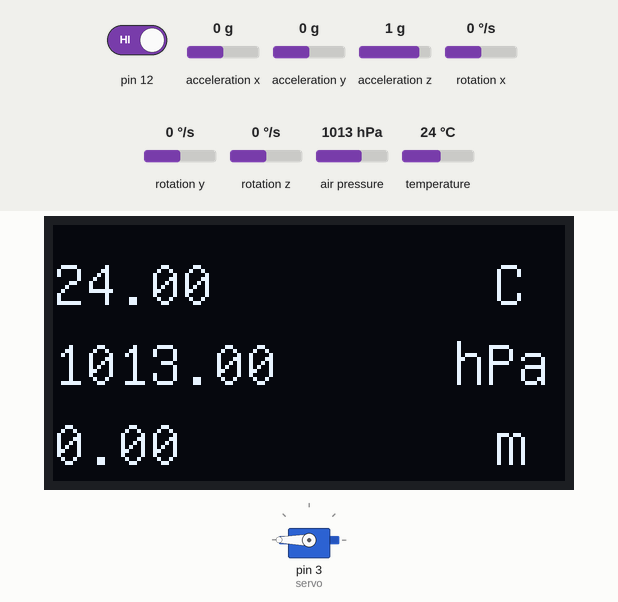
Bench run of a sketch on a simulated Arduino Uno, built with avr-gcc and run on an emulated ATmega328P. Parts: servo, 128×64 one-colour display. Wiring (inferred from the names in the program): MPU-6050 motion sensor at I2C address 0x68. Inputs (shaded band) come from the test bench; at power-on: pin 12 HIGH, air pressure 1013 hPa, acceleration x 0 g, acceleration y 0 g, acceleration z 1 g, rotation x 0 °/s, rotation y 0 °/s, rotation z 0 °/s, temperature 24 °C. What the sketch prints to the serial monitor is not drawn.

Above: at 2.3 s.
2.4 s: pin 12 driven LOW
At 3.5 s:
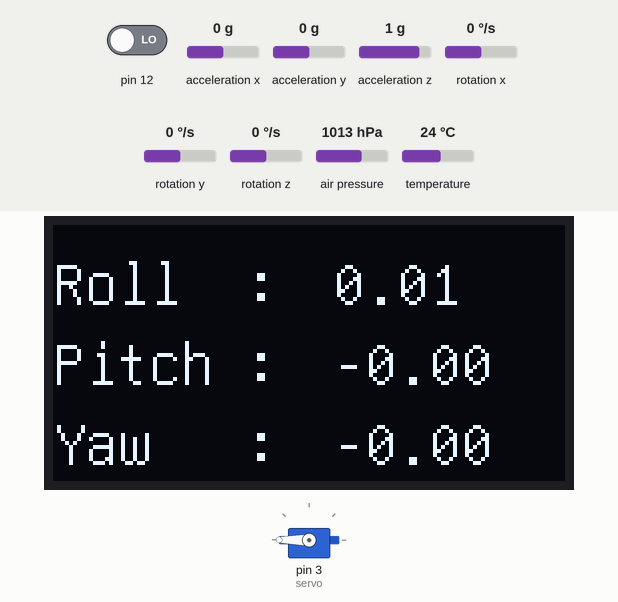
5.4 s: air pressure set to 952 hPa
At 7.3 s:
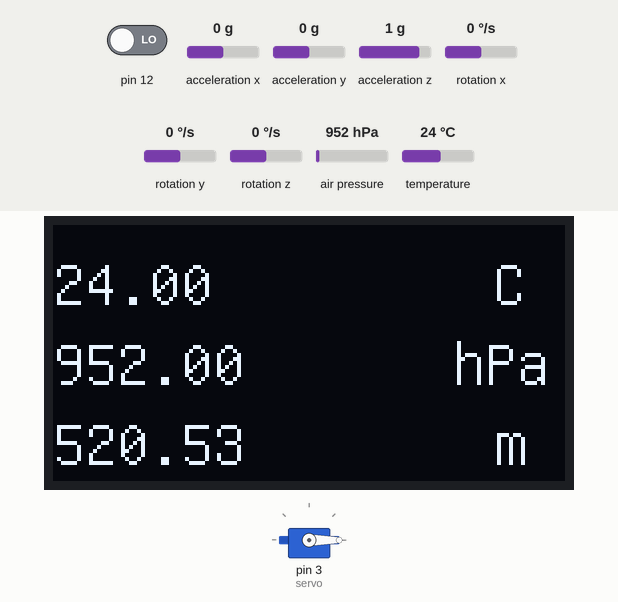
8.4 s: acceleration x set to -1.4 g
At 9.3 s:
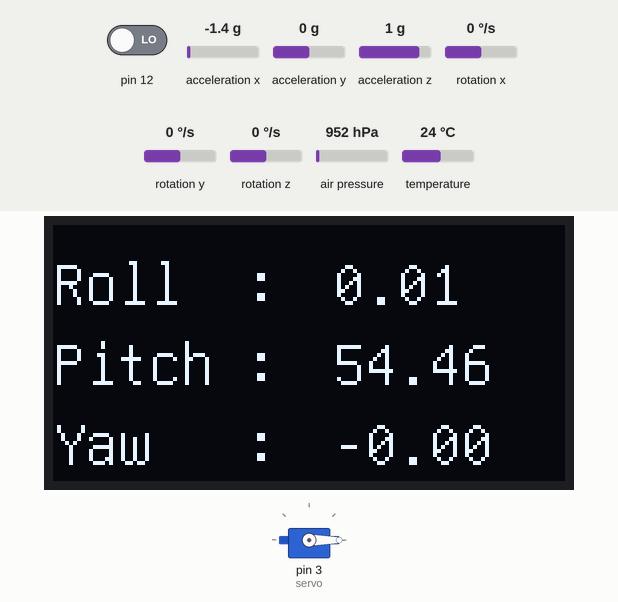
11.0 s: acceleration y set to -1.4 g
At 12.2 s:
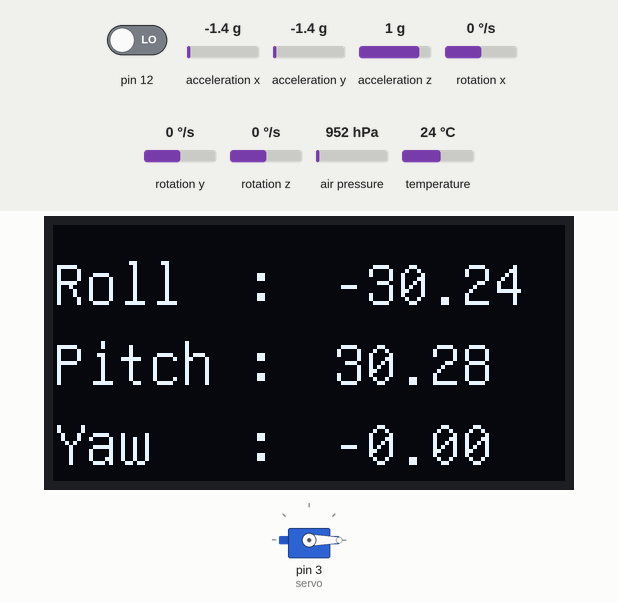
13.8 s: acceleration z set to -1.4 g
At 15.0 s:
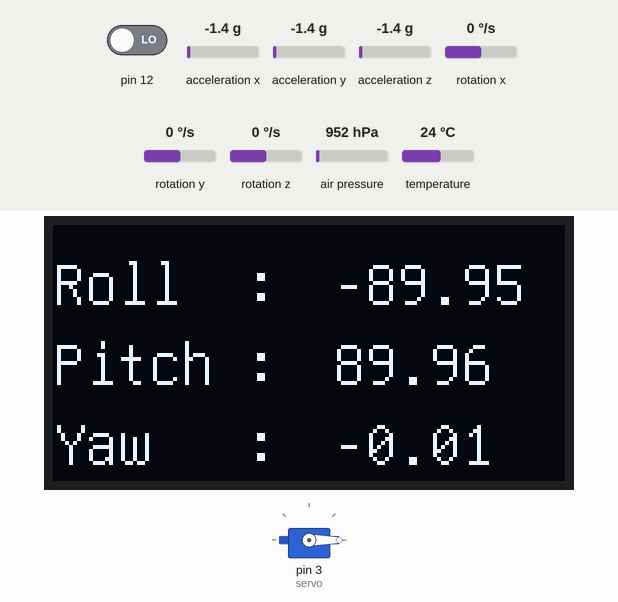
16.6 s: pin 12 driven HIGH
At 17.79 s:
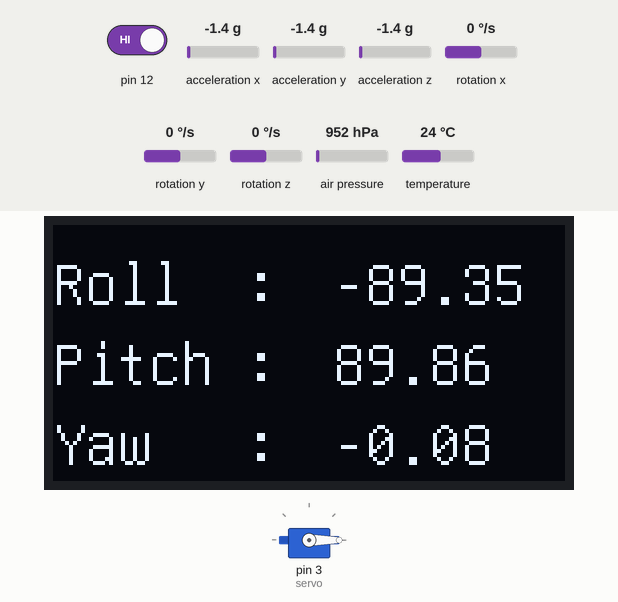
Timing chart, 0 to 19.6 s (numbered marks = the images above; inputs shaded):
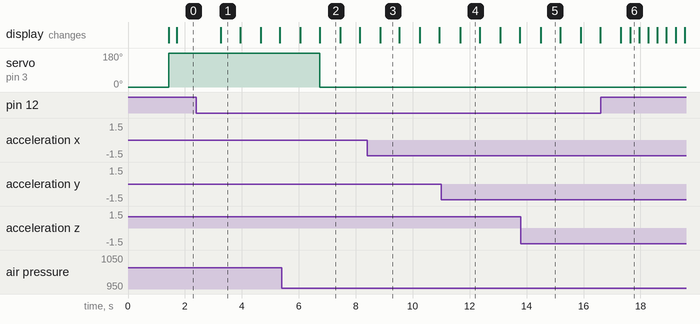

The sketch:

DOF_10.ino
```cpp
#include <Wire.h>
#include <Adafruit_BMP085.h>
#include <U8glib.h>
#include <Servo.h>

#define MPU6050_ADDR         0x68 // MPU-6050 device address
#define MPU6050_SMPLRT_DIV   0x19 // MPU-6050 register address
#define MPU6050_CONFIG       0x1a
#define MPU6050_GYRO_CONFIG  0x1b
#define MPU6050_ACCEL_CONFIG 0x1c
#define MPU6050_ACCEL_XOUT_H 0x3b
#define MPU6050_ACCEL_XOUT_L 0x3c
#define MPU6050_ACCEL_YOUT_H 0x3d
#define MPU6050_ACCEL_YOUT_L 0x3e
#define MPU6050_ACCEL_ZOUT_H 0x3f
#define MPU6050_ACCEL_ZOUT_L 0x40
#define MPU6050_GYRO_XOUT_H  0x43
#define MPU6050_GYRO_XOUT_L  0x44
#define MPU6050_GYRO_YOUT_H  0x45
#define MPU6050_GYRO_YOUT_L  0x46
#define MPU6050_GYRO_ZOUT_H  0x47
#define MPU6050_GYRO_ZOUT_L  0x48
#define MPU6050_TEMP_H 0x41
#define MPU6050_TEMP_L 0x42
#define MPU6050_PWR_MGMT_1   0x6b
#define MPU6050_WHO_AM_I     0x75


//======================GLOBAL=========================

U8GLIB_SH1106_128X64 u8g(U8G_I2C_OPT_DEV_0|U8G_I2C_OPT_FAST);  // Dev 0, Fast I2C / TWI

int STATE = 0, preSTATE = 0, BARO = 0, DEG = 1;
int culcSTATE = 0;

double offsetX = -1.7349021434, offsetY = 0.1476538085, offsetZ = 0.21899728;
double gyro_angle_x = 0, gyro_angle_y = 0, gyro_angle_z = 0;
float angleX, angleY, angleZ;
float interval, preInterval;
float raw_acc_x, raw_acc_y, raw_acc_z, acc_x, acc_y, acc_z, acc_angle_x, acc_angle_y;
float gx, gy, gz, dpsX, dpsY, dpsZ;

float alt, hPa, TEMP;
float P0 = 1016.1;
float raw_p = 0;
float raw_t = 0;

float offsetAlt = 0;

int btn = 1;

Adafruit_BMP085 bmp;
void culcRotation(void);
void culcAltitude(void);
void firstCulcRotation(void);

Servo servo;

//====================================================

void draw(float num, int width, int height) {
  // graphic commands to redraw the complete screen should be placed here
  u8g.setFont(u8g_font_unifont);
  u8g.setPrintPos(width, height);
  // call procedure from base class, http://arduino.cc/en/Serial/Print
  u8g.print(num);
}

void writeMPU6050(byte reg, byte data) {
  Wire.beginTransmission(MPU6050_ADDR); //MPU6050、こんにちは～
  Wire.write(reg);  //住所 : reg に～
  Wire.write(data);  // "data" って書き込んでくれ～
  Wire.endTransmission();  //ありがとう、それじゃあまた明日～
}

byte readMPU6050(byte reg) {
  Wire.beginTransmission(MPU6050_ADDR);  //MPU6050、こんにちは～
  Wire.write(reg);  //読み込みたいから、、住所 : reg 開いといて～
  Wire.endTransmission(false);  //え？ちょっと待てって？了解、退席します～
  Wire.requestFrom(MPU6050_ADDR, 1/*length*/, false); //用意できたかい！
  byte data =  Wire.read();  //よし、じゃあさっきの住所に入ってるデータ頂戴～
  Wire.endTransmission(true);  //ありがとう、それじゃあまた明日～
  return data;
}

void setup() {
  Serial.begin(115200);

  Wire.begin();
  TWBR = 12;
  delay(100);
  //正常に接続されているかの確認
  if (readMPU6050(MPU6050_WHO_AM_I) != 0x68) {
    Serial.println("\nWHO_AM_I error.");
    while (true) ;
  }

  //設定を書き込む
  writeMPU6050(MPU6050_SMPLRT_DIV, 0x07);   // sample rate: 8kHz/(7+1) = 1kHz
  delay(100);
  writeMPU6050(MPU6050_CONFIG, 0x00);       // disable DLPF, gyro output rate = 8kHz
  delay(100);
  writeMPU6050(MPU6050_GYRO_CONFIG, 0x08);  // gyro range: ±500dps
  delay(100);
  writeMPU6050(MPU6050_ACCEL_CONFIG, 0x00); // accel range: ±2g
  delay(100);
  writeMPU6050(MPU6050_PWR_MGMT_1, 0x01);   // disable sleep mode, PLL with X gyro
  delay(100);
  writeMPU6050(MPU6050_SMPLRT_DIV, 0x07);   // sample rate: 8kHz/(7+1) = 1kHz
  delay(100);
  writeMPU6050(MPU6050_CONFIG, 0x00);       // disable DLPF, gyro output rate = 8kHz
  delay(100);
  writeMPU6050(MPU6050_GYRO_CONFIG, 0x08);  // gyro range: ±500dps
  delay(100);
  writeMPU6050(MPU6050_ACCEL_CONFIG, 0x00); // accel range: ±2g
  delay(100);
  writeMPU6050(MPU6050_PWR_MGMT_1, 0x01);   // disable sleep mode, PLL with X gyro
  delay(100);


  if (!bmp.begin()) {
  Serial.println("Could not find a valid BMP180 sensor, check wiring!");
  while (1) {}
  }

  //加速度を読み込み
  raw_acc_x = (readMPU6050(MPU6050_ACCEL_XOUT_H) << 8) | readMPU6050(MPU6050_ACCEL_XOUT_L);
  raw_acc_y = (readMPU6050(MPU6050_ACCEL_YOUT_H) << 8) | readMPU6050(MPU6050_ACCEL_YOUT_L);
  raw_acc_z = (readMPU6050(MPU6050_ACCEL_ZOUT_H) << 8) | readMPU6050(MPU6050_ACCEL_ZOUT_L);
  //単位Gへ変換
  acc_x = (raw_acc_x / 16384.0);
  acc_y = (raw_acc_y / 16384.0);
  acc_z = (raw_acc_z / 16384.0);

  //加速度センサーから角度を算出
  acc_angle_y = atan2(acc_x, acc_z + abs(acc_y)) * 360 / -2.0 / PI;
  acc_angle_x = atan2(acc_y, acc_z + abs(acc_x)) * 360 / 2.0 / PI;

  gyro_angle_x = acc_angle_x;
  gyro_angle_y = acc_angle_y;
  angleX = acc_angle_x;
  angleY = acc_angle_y;

  culcAltitude();
  offsetAlt = alt;
  servo.attach(3);
}


void loop() {

  servo.write(180 - (16 * abs(alt)));

  btn = digitalRead(12);
  if(btn == 0){
    delay(400);
    if(STATE == BARO){
      STATE = DEG;
      firstCulcRotation();
    }
    else{
      STATE = BARO;
    }
  }

  if(STATE == BARO){
    digitalWrite(13, HIGH);
    culcAltitude();
    u8g.firstPage();
    do {
      draw(TEMP, 0, 20);
      u8g.drawStr(110, 20, "C");
      draw(hPa, 0, 40);
      u8g.drawStr(100, 40, "hPa");
      draw(alt, 0, 60);
      u8g.drawStr(110, 60, "m");
    } while( u8g.nextPage() );

  }
  else if(STATE == DEG){
    digitalWrite(13, LOW);
    culcRotation();
    u8g.firstPage();
    do {
      u8g.drawStr(0, 20, "Roll  :");
      draw(angleX, 70, 20);
      u8g.drawStr(0, 40, "Pitch :");
      draw(angleY, 70, 40);
      u8g.drawStr(0, 60, "Yaw   :");
      draw(angleZ, 70, 60);
    } while( u8g.nextPage() );
  }

  raw_p = 0;
  raw_t = 0;

}

void culcAltitude(){

  for(int i = 0; i < 3; i++){
    raw_p += bmp.readPressure();
    raw_t += bmp.readTemperature();
  }
  raw_p /= 3;
  raw_t /= 3;

  TEMP = raw_t;
  hPa = raw_p / 100;
  alt = 44330 * (1 - pow((hPa/P0), (1/5.255))) - offsetAlt;

}

float pre_acc_x, pre_acc_y, pre_acc_z;
void culcRotation(){

    //加速度を読み込み
    raw_acc_x = (readMPU6050(MPU6050_ACCEL_XOUT_H) << 8) | readMPU6050(MPU6050_ACCEL_XOUT_L);
    raw_acc_y = (readMPU6050(MPU6050_ACCEL_YOUT_H) << 8) | readMPU6050(MPU6050_ACCEL_YOUT_L);
    raw_acc_z = (readMPU6050(MPU6050_ACCEL_ZOUT_H) << 8) | readMPU6050(MPU6050_ACCEL_ZOUT_L);
    //単位Gへ変換
    acc_x = (raw_acc_x / 16384.0);
    acc_y = (raw_acc_y / 16384.0);
    acc_z = (raw_acc_z / 16384.0);
    acc_x = 0.8 * acc_x + 0.2 * pre_acc_x;
    acc_y = 0.8 * acc_y + 0.2 * pre_acc_y;
    acc_z = 0.8 * acc_z + 0.2 * pre_acc_z;
    pre_acc_x = acc_x;
    pre_acc_y = acc_y;
    //加速度センサーから角度を算出
    acc_angle_y = atan2(acc_x, acc_z + abs(acc_y)) * 360 / -2.0 / PI;
    acc_angle_x = atan2(acc_y, acc_z + abs(acc_x)) * 360 / 2.0 / PI;

    // ジャイロで角速度を求める。
    gx = (readMPU6050(MPU6050_GYRO_XOUT_H) << 8) | readMPU6050(MPU6050_GYRO_XOUT_L);
    gy = (readMPU6050(MPU6050_GYRO_YOUT_H) << 8) | readMPU6050(MPU6050_GYRO_YOUT_L);
    gz = (readMPU6050(MPU6050_GYRO_ZOUT_H) << 8) | readMPU6050(MPU6050_GYRO_ZOUT_L);
    dpsX = gx / 65.5; // LSB sensitivity: 65.5 LSB/dps @ ±500dps
    dpsY = gy / 65.5;
    dpsZ = gz / 65.5;
    interval = millis() - preInterval;
    gyro_angle_x += (dpsX - offsetX) * (interval * 0.001);
    gyro_angle_y += (dpsY - offsetY) * (interval * 0.001);
    gyro_angle_z += (dpsZ - offsetZ) * (interval * 0.001);
    preInterval = millis();

    angleX = (0.996 * gyro_angle_x) + (0.004 * acc_angle_x);
    angleY = (0.996 * gyro_angle_y) + (0.004 * acc_angle_y);
    angleZ = gyro_angle_z;
    gyro_angle_x = angleX;
    gyro_angle_y = angleY;
    gyro_angle_z = angleZ;

    Serial.print(acc_angle_x);
    Serial.print("\t");
    Serial.println(acc_angle_y);

}

void firstCulcRotation(){

    //加速度を読み込み
    raw_acc_x = (readMPU6050(MPU6050_ACCEL_XOUT_H) << 8) | readMPU6050(MPU6050_ACCEL_XOUT_L);
    raw_acc_y = (readMPU6050(MPU6050_ACCEL_YOUT_H) << 8) | readMPU6050(MPU6050_ACCEL_YOUT_L);
    raw_acc_z = (readMPU6050(MPU6050_ACCEL_ZOUT_H) << 8) | readMPU6050(MPU6050_ACCEL_ZOUT_L);
    //単位Gへ変換
    acc_x = (raw_acc_x / 16384.0);
    acc_y = (raw_acc_y / 16384.0);
    acc_z = (raw_acc_z / 16384.0);

    //加速度センサーから角度を算出
    acc_angle_y = atan2(acc_x, acc_z + abs(acc_y)) * 360 / -2.0 / PI;
    acc_angle_x = atan2(acc_y, acc_z + abs(acc_x)) * 360 / 2.0 / PI;

    angleX = acc_angle_x;
    angleY = acc_angle_y;
    Serial.println(angleX);
    Serial.println(angleY);
    gyro_angle_x = angleX;
    gyro_angle_y = angleY;
    preInterval = millis();
}
```

Measured:
- after the input at 2.4 s, the display: changes after 0.86 s (image 1)
- after the input at 5.4 s, servo on pin 3 (servo): 180° → 0° after 1.3 s; the display: first differs from a run without the input after 1.3 s (image 2)
- after the input at 8.4 s, the display: changes after 0.45 s (image 3)
- after the input at 16.6 s, the display: first differs from a run without the input after 1.0 s (image 6)
- what the display in image 1 shows lasts 0.6 s, from 3.3 s to 3.9 s
